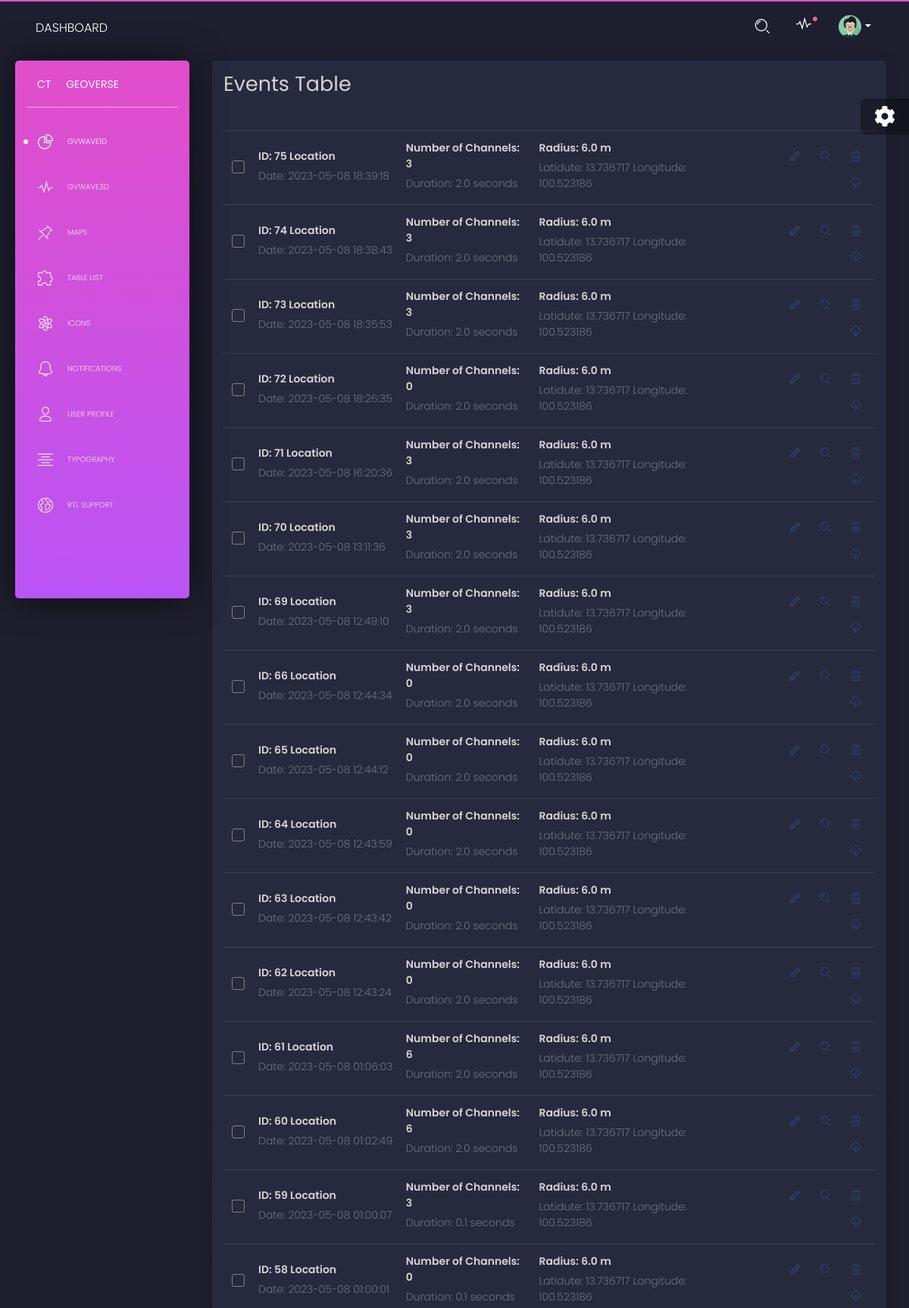
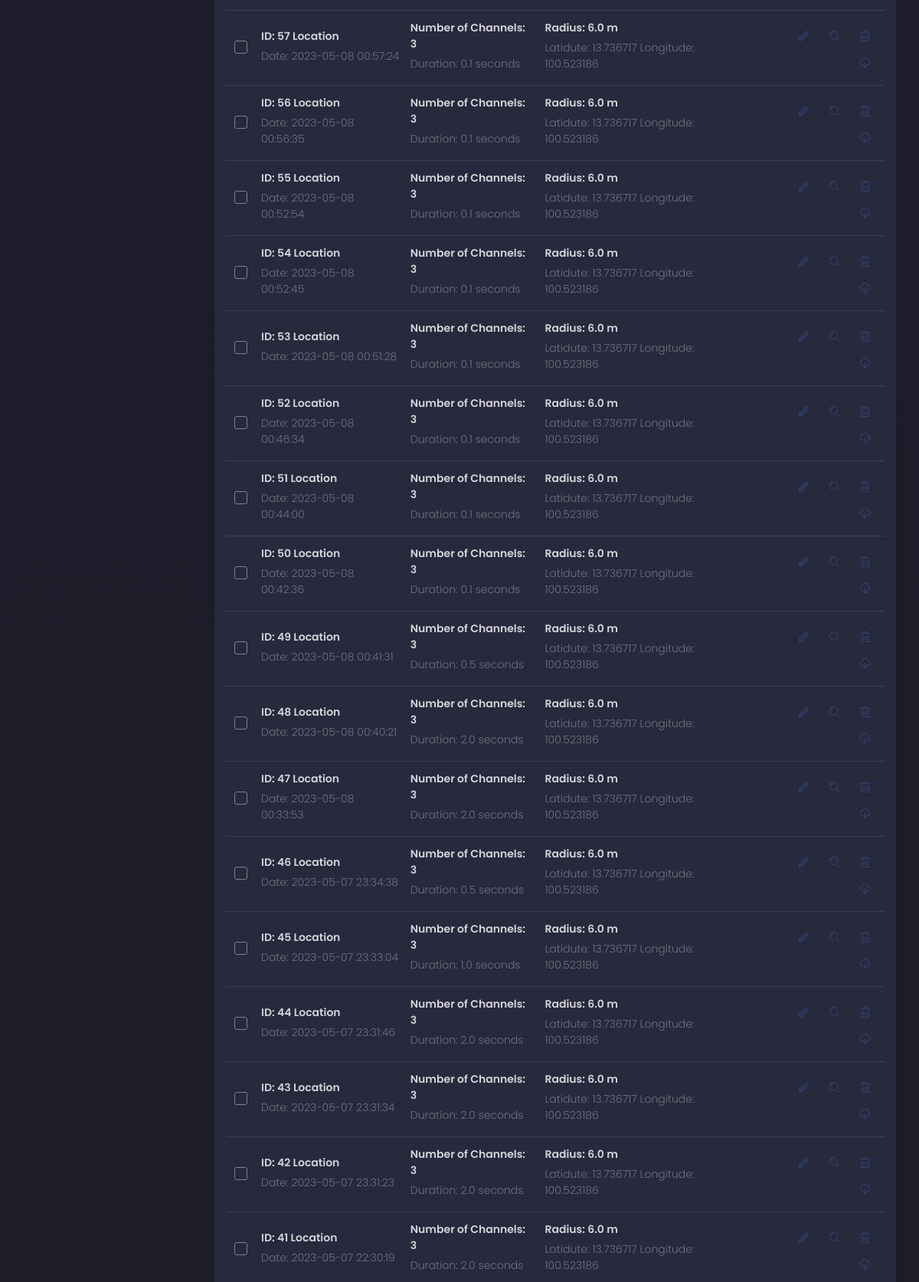
Page /tables.html (upper part) on the committed database (2 pictures, top to bottom).
### tables this page shows
CREATE TABLE adc_data (
                   id INTEGER PRIMARY KEY AUTOINCREMENT,
                   timestamp TEXT,
                   num_channels INTEGER,
                   duration REAL,
                   radius REAL,
                   latitude REAL,
                   longitude REAL,
                   location TEXT);

### main.py (the view)
@app.route('/tables.html')
def adc_data():
    conn = sqlite3.connect(DATABASE)
    cur = conn.cursor()
    cur.execute("SELECT * FROM adc_data ORDER BY timestamp DESC")
    data = cur.fetchall()
    conn.close()
    return render_template('tables.html', data=data)

### templates/tables.html (shortened to what this page needs)
{% extends 'base.html' %}
{% block content %}
      <div class="content">
        <div class="row">
            <div class="col-md-12">
                <div class="card ">
                    <div class="card-header">
                        <h2>Events Table</h2>
                    </div>
                    <div class="card-body ">
                        <div class="table-full-width table-responsive">
                            <table class="table">
                                <tbody>
                                    {% for row in data %}
                                    <tr>
                                        <td>
                                            <div class="form-check">
                                            </div>
                                        </td>
                                        <td>
                                            <p class="title">ID: {{ row[0] }}  {{ row[7] }}</p>
                                            <p class="text-muted">Date: {{ row[1] }}</p>
                                        </td>
                                        <td>
                                            <p class="title">Number of Channels: {{ row[2] }}</p>
                                            <p class="text-muted">Duration: {{ row[3] }} seconds</p>
                                        </td>
                                        <td>
                                            <p class="title">Radius: {{ row[4] }} m</p>
                                            <p class="text-muted">Latidute: {{ row[5] }} Longitude: {{ row[6] }}</p>
                                        </td>
                                        <td class="td-actions text-right">
                                            <button type="button" rel="tooltip" title="" class="btn btn-link edit-icon" data-id="{{ row[0] }}" data-original-title="Edit Task">
                                              <i class="tim-icons icon-pencil"></i>
                                          </button>
                                          <button type="button" rel="tooltip" title="" class="btn btn-link zoom-split" data-id="{{ row[0] }}" data-original-title="View Details">
                                              <i class="tim-icons icon-zoom-split"></i>
                                          </button>
                                          <button type="button" rel="tooltip" title="" class="btn btn-link delete-event" data-original-title="Delete" data-id="{{ row[0] }}">
                                            <i class="tim-icons icon-trash-simple"></i>
                                        </button>
                                        <button type="button" rel="tooltip" title="" class="btn btn-link download-event" data-original-title="Download" data-id="{{ row[0] }}" onclick="downloadWaveformData({{ row[0] }});">
                                            <i class="tim-icons icon-cloud-download-93"></i>
                                        </button>
                                      </td>
                                    </tr>
                                    {% endfor %}
                                </tbody>
                            </table>
                        </div>
                    </div>
                </div>
            </div>
        </div>
    </div>
    {% endblock %}

### rows in the picture
adc_data: id "75", location "Location", timestamp "2023-05-08 18:39:18", num_channels "3", duration "2.0", radius "6.0", latitude "13.736717", longitude "100.523186"
adc_data: id "74", location "Location", timestamp "2023-05-08 18:38:43", num_channels "3", duration "2.0", radius "6.0", latitude "13.736717", longitude "100.523186"
adc_data: id "73", location "Location", timestamp "2023-05-08 18:35:53", num_channels "3", duration "2.0", radius "6.0", latitude "13.736717", longitude "100.523186"
adc_data: id "72", location "Location", timestamp "2023-05-08 18:26:35", num_channels "0", duration "2.0", radius "6.0", latitude "13.736717", longitude "100.523186"
adc_data: id "71", location "Location", timestamp "2023-05-08 16:20:36", num_channels "3", duration "2.0", radius "6.0", latitude "13.736717", longitude "100.523186"
adc_data: id "70", location "Location", timestamp "2023-05-08 13:11:36", num_channels "3", duration "2.0", radius "6.0", latitude "13.736717", longitude "100.523186"
adc_data: id "69", location "Location", timestamp "2023-05-08 12:49:10", num_channels "3", duration "2.0", radius "6.0", latitude "13.736717", longitude "100.523186"
adc_data: id "66", location "Location", timestamp "2023-05-08 12:44:34", num_channels "0", duration "2.0", radius "6.0", latitude "13.736717", longitude "100.523186"
adc_data: id "65", location "Location", timestamp "2023-05-08 12:44:12", num_channels "0", duration "2.0", radius "6.0", latitude "13.736717", longitude "100.523186"
adc_data: id "64", location "Location", timestamp "2023-05-08 12:43:59", num_channels "0", duration "2.0", radius "6.0", latitude "13.736717", longitude "100.523186"
adc_data: id "63", location "Location", timestamp "2023-05-08 12:43:42", num_channels "0", duration "2.0", radius "6.0", latitude "13.736717", longitude "100.523186"
adc_data: id "62", location "Location", timestamp "2023-05-08 12:43:24", num_channels "0", duration "2.0", radius "6.0", latitude "13.736717", longitude "100.523186"
adc_data: id "61", location "Location", timestamp "2023-05-08 01:06:03", num_channels "6", duration "2.0", radius "6.0", latitude "13.736717", longitude "100.523186"
adc_data: id "60", location "Location", timestamp "2023-05-08 01:02:49", num_channels "6", duration "2.0", radius "6.0", latitude "13.736717", longitude "100.523186"
adc_data: id "59", location "Location", timestamp "2023-05-08 01:00:07", num_channels "3", duration "0.1", radius "6.0", latitude "13.736717", longitude "100.523186"
adc_data: id "58", location "Location", timestamp "2023-05-08 01:00:01", num_channels "0", duration "0.1", radius "6.0", latitude "13.736717", longitude "100.523186"
adc_data: id "57", location "Location", timestamp "2023-05-08 00:57:24", num_channels "3", duration "0.1", radius "6.0", latitude "13.736717", longitude "100.523186"
adc_data: id "56", location "Location", timestamp "2023-05-08 00:56:35", num_channels "3", duration "0.1", radius "6.0", latitude "13.736717", longitude "100.523186"
adc_data: id "55", location "Location", timestamp "2023-05-08 00:52:54", num_channels "3", duration "0.1", radius "6.0", latitude "13.736717", longitude "100.523186"
adc_data: id "54", location "Location", timestamp "2023-05-08 00:52:45", num_channels "3", duration "0.1", radius "6.0", latitude "13.736717", longitude "100.523186"
adc_data: id "53", location "Location", timestamp "2023-05-08 00:51:28", num_channels "3", duration "0.1", radius "6.0", latitude "13.736717", longitude "100.523186"
adc_data: id "52", location "Location", timestamp "2023-05-08 00:46:34", num_channels "3", duration "0.1", radius "6.0", latitude "13.736717", longitude "100.523186"
adc_data: id "51", location "Location", timestamp "2023-05-08 00:44:00", num_channels "3", duration "0.1", radius "6.0", latitude "13.736717", longitude "100.523186"
adc_data: id "50", location "Location", timestamp "2023-05-08 00:42:36", num_channels "3", duration "0.1", radius "6.0", latitude "13.736717", longitude "100.523186"
adc_data: id "49", location "Location", timestamp "2023-05-08 00:41:31", num_channels "3", duration "0.5", radius "6.0", latitude "13.736717", longitude "100.523186"
adc_data: id "48", location "Location", timestamp "2023-05-08 00:40:21", num_channels "3", duration "2.0", radius "6.0", latitude "13.736717", longitude "100.523186"
adc_data: id "47", location "Location", timestamp "2023-05-08 00:33:53", num_channels "3", duration "2.0", radius "6.0", latitude "13.736717", longitude "100.523186"
adc_data: id "46", location "Location", timestamp "2023-05-07 23:34:38", num_channels "3", duration "0.5", radius "6.0", latitude "13.736717", longitude "100.523186"
adc_data: id "45", location "Location", timestamp "2023-05-07 23:33:04", num_channels "3", duration "1.0", radius "6.0", latitude "13.736717", longitude "100.523186"
adc_data: id "44", location "Location", timestamp "2023-05-07 23:31:46", num_channels "3", duration "2.0", radius "6.0", latitude "13.736717", longitude "100.523186"
adc_data: id "43", location "Location", timestamp "2023-05-07 23:31:34", num_channels "3", duration "2.0", radius "6.0", latitude "13.736717", longitude "100.523186"
adc_data: id "42", location "Location", timestamp "2023-05-07 23:31:23", num_channels "3", duration "2.0", radius "6.0", latitude "13.736717", longitude "100.523186"
adc_data: id "41", location "Location", timestamp "2023-05-07 22:30:19", num_channels "3", duration "2.0", radius "6.0", latitude "13.736717", longitude "100.523186"
